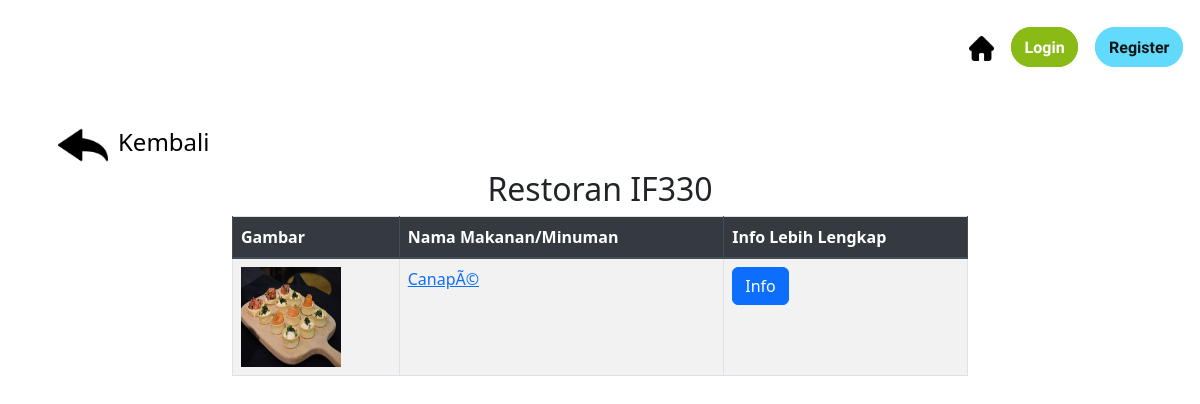
/food.php?category=appetizer, run on an earlier commit of the app's database.
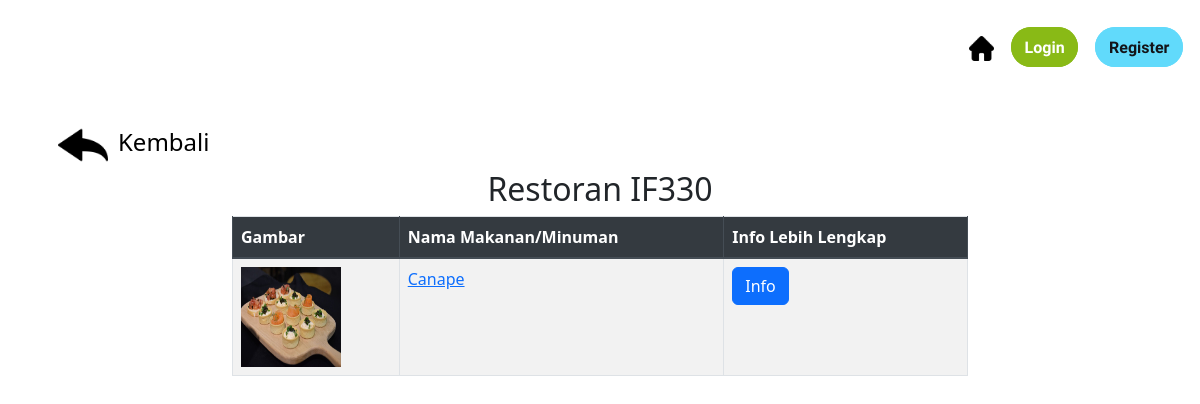
And on a later commit of the database.
### tables this page shows
CREATE TABLE `resto` (
  `id` int(5) NOT NULL,
  `nama` varchar(30) NOT NULL,
  `harga` varchar(15) NOT NULL,
  `deskripsi` varchar(250) NOT NULL,
  `img` blob NOT NULL,
  `category` varchar(50) NOT NULL
);

### food.php (the view, shortened to what this page needs)
<?php
$con = mysqli_connect("localhost", "id21448128_metiu", "1ni_password_DBLec", "id21448128_webprog");
if(isset($_GET['category'])){
    $q = "SELECT img, nama, id, deskripsi, harga FROM resto where category ='" . $_GET['category'] . "';";
    $query = mysqli_query($con, $q);
}
?>
<!DOCTYPE html>
<html lang="en">
<?php include 'navbar.php'; ?>
<head>
    <link rel="stylesheet" href="https://maxcdn.bootstrapcdn.com/bootstrap/4.5.2/css/bootstrap.min.css">
    <link href="https://cdn.jsdelivr.net/npm/bootstrap@5.3.2/dist/css/bootstrap.min.css" rel="stylesheet">
</head>
<body class="bg_image">
    <div class="container mt-4">
        <span class="p-3 mt-3" style="background-color: white">
            <a href="category.php" style="color: black; font-size: 24px; text-decoration: none;"><img class="img-fluid" id="back-button" src="./images/back.png" style="margin-right: 10px;"/>Kembali</a>
        </span>
        <h2 class="text-center"> Restoran IF330</h2>
        <div class="row">
            <div class="col-md-8 offset-md-2">
                <table class="table table-bordered table-striped">
                    <thead class="thead-dark">
                        <tr>
                            <th>Gambar</th>
                            <th>Nama Makanan/Minuman</th>
                            <th>Info Lebih Lengkap</th>
                        </tr>
                    </thead>
                    <tbody>
                    <?php
$index = 0;
while ($hasil = mysqli_fetch_array($query)) {
    $index++;
    echo "<tr>";
    echo "<td><a href='detail.php?id=" . $hasil['id'] . "'><img src='" . $hasil['img'] . "' width='100' height='100'></a></td>";
    echo "<td><a href='detail.php?id=" . $hasil['id'] . "'>" . $hasil['nama'] . "</a></td>";
    echo "<td><p class='d-inline-flex gap-1'>
        <button class='btn btn-primary' type='button' data-bs-toggle='collapse' data-bs-target='#collapseExample$index' aria-expanded='false' aria-controls='collapseExample$index'>
            Info
        </button>
    </p>
    <div class='collapse' id='collapseExample$index'>
        <div class='card card-body'>
        Deskripsi: " . $hasil['deskripsi'] . "<br>
        Harga: Rp" . $hasil['harga'] . "<br>
        <br> *klik gambar atau nama untuk pemesanan
        </div>
    </div></td>";
    echo "</tr>";
}
?>
                    </tbody>
                </table>
            </div>
        </div>
    </div>
</body>
</html>

### navbar.php (shortened to what this page needs)
<link rel="stylesheet" href="navbar.css">
<link rel="stylesheet" href="https://stackpath.bootstrapcdn.com/bootstrap/4.5.0/css/bootstrap.min.css">
<link rel="stylesheet" href="https://use.fontawesome.com/releases/v5.8.2/css/all.css">
    <header class="mb-2">
    <div class="nav">
        <div class="d-flex logo">
        </div>
        <div>
            <div class="nav-links">
                <?php
                    echo "<a class='home-button' href='index.php'><img src='./images/home.png' style='width: 25px; height: 25px' /></a>";
                    if(isset($_COOKIE['user_id'])){
                        echo "<a class='cart-button' href='cart.php'><img src='./images/cart.png' style='width: 25px; height: 25px' /><span class='ml-2'>Keranjang</span></a>";
                        echo "<a class='logout-button' href='logout.php'>Keluar</a>";
                    }else{
                        echo "<a class='login-button' href='login.php'><span class='icon-add'></span>Login</a>";
                        echo "<a class='join-button' href='register.php'>Register</a>";
                    }
                    ?>
            </div>
        </div>
    </div>
    </header>

### navbar.css (style rules this page uses)
.nav { height: 6rem; width: 100%; background-color: transparent; display: flex; justify-content: space-between; align-items: center; font-family: 'Catamaran', sans-serif; font-weight: 600; }
.logo { padding:1vh 1vw; text-align: center; text-transform: uppercase; }
.nav-links { list-style: none; padding: 0 0.7vw; align-items: center; }
.nav-links a { text-decoration: none; margin: 0 0.7vw; }
.nav-links { position: relative; }
.nav-links a::before { content: ""; display: block; height: 3px; width: 0%; background-color: #61DAFB; position: absolute; transition: all ease-in-out 250ms; margin: 0 0 0 10%; }
.login-button { background-color: #89ba16; color: white; border: 1.5px solid #89ba16; border-radius: 2em; padding: 0.6rem 0.8rem; font-size: 1rem; cursor: pointer; }
.join-button { color: #131418; background-color: #61DAFB; border: 1.5px solid #61DAFB; border-radius: 2em; padding: 0.6rem 0.8rem; font-size: 1rem; cursor: pointer; }

### food.php (style rules this page uses)
.bg_image { background-image: url('./images/background.jpg'); background-size: 100% 100vh; }
#back-button { width: 50px; height: 50px; }

What changed in the data, as far as the page shows it:
changed resto: nama "CanapÃ©" → "Canape"
